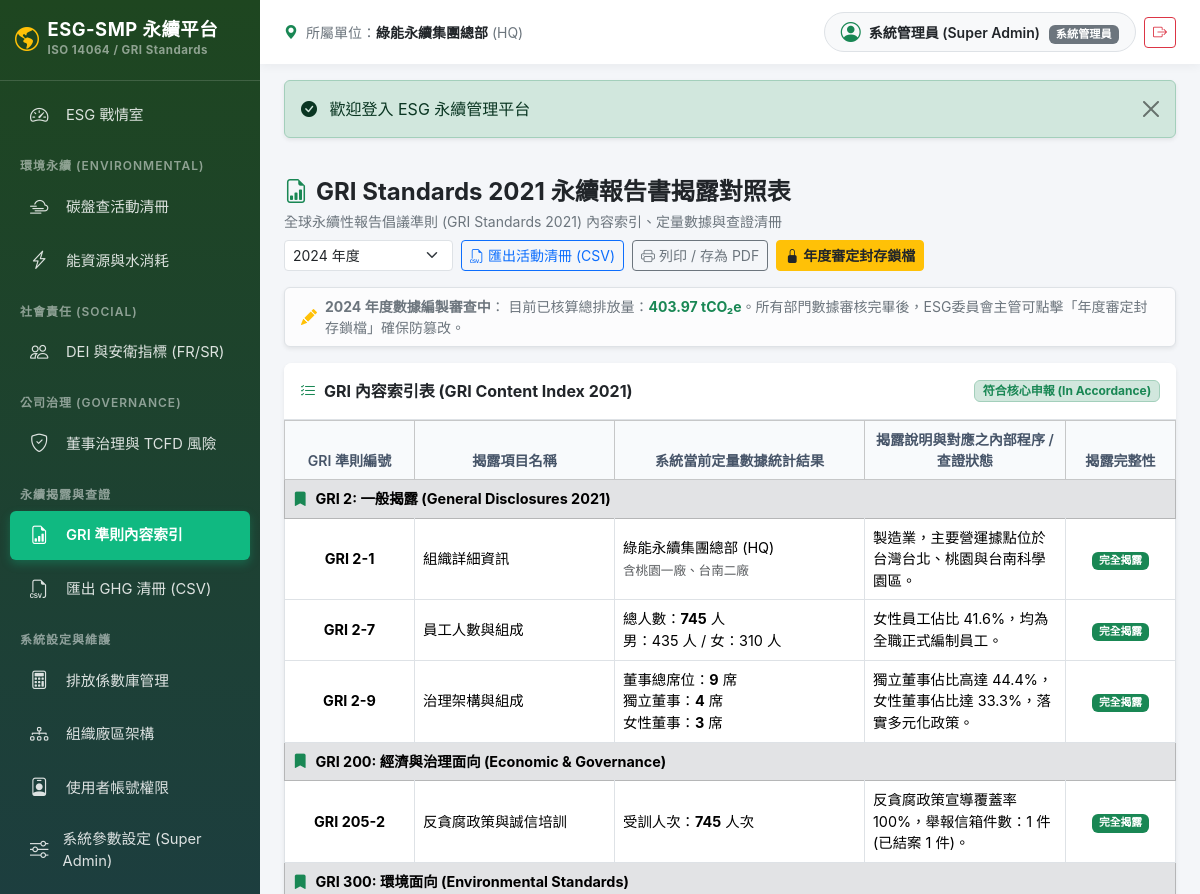
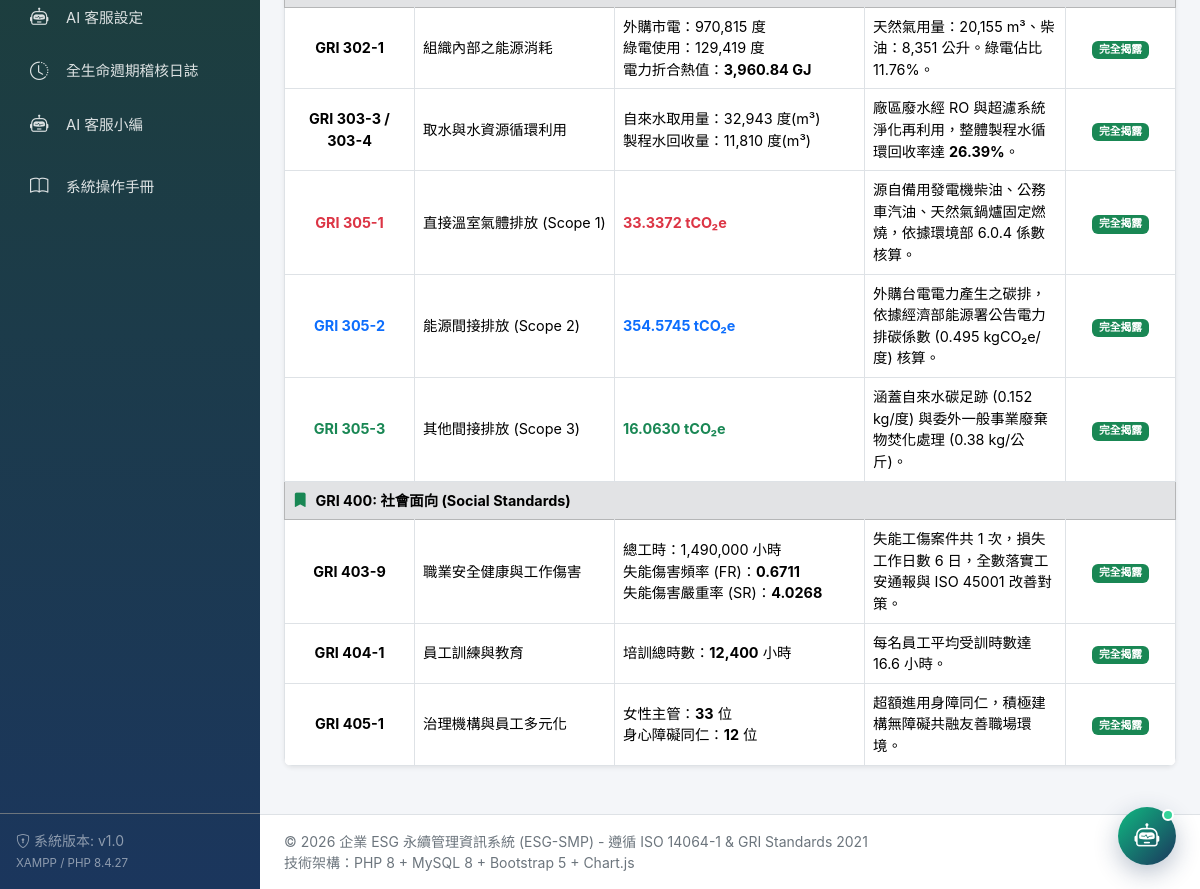
The page /index.php?route=report_gri (signed in) on the database its author committed (2 pictures, top to bottom).
### tables this page shows
CREATE TABLE `esg_governance_metrics` (
  `id` int(10) unsigned NOT NULL AUTO_INCREMENT,
  `period_year` smallint(6) NOT NULL COMMENT '統計年度',
  `board_seats_total` tinyint(3) unsigned NOT NULL DEFAULT 0 COMMENT '董事會總席位',
  `independent_directors` tinyint(3) unsigned NOT NULL DEFAULT 0 COMMENT '獨立董事席位',
  `female_directors` tinyint(3) unsigned NOT NULL DEFAULT 0 COMMENT '女性董事席位',
  `board_meetings_count` tinyint(3) unsigned NOT NULL DEFAULT 0 COMMENT '董事會開會次數',
  `board_attendance_rate` decimal(5,2) NOT NULL DEFAULT 0.00 COMMENT '董事平均出席率 (%)',
  `ethics_train_headcount` int(10) unsigned NOT NULL DEFAULT 0 COMMENT '誠信經營受訓人次',
  `whistleblower_cases` int(10) unsigned NOT NULL DEFAULT 0 COMMENT '舉報信箱受理件數',
  `whistleblower_closed` int(10) unsigned NOT NULL DEFAULT 0 COMMENT '舉報案件結案數',
  `cyber_incidents_count` int(10) unsigned NOT NULL DEFAULT 0 COMMENT '重大資安事件數',
  `legal_penalty_count` int(10) unsigned NOT NULL DEFAULT 0 COMMENT '重大環保/勞動裁罰件數',
  `legal_penalty_amount` decimal(14,2) NOT NULL DEFAULT 0.00 COMMENT '罰鍰總金額 (NTD)',
  `created_at` datetime NOT NULL DEFAULT current_timestamp(),
  PRIMARY KEY (`id`),
  UNIQUE KEY `period_year` (`period_year`)
);

### views/reports/gri.php (the view, shortened to what the rows shown need)
<?php
require __DIR__ . '/../layout/header.php';
$totalElecKwh = ((float)($ew['total_grid'] ?? 0)) + ((float)($ew['total_green'] ?? 0));
$totalElecGj = round($totalElecKwh * 0.0036, 2);
?>
<div class="d-flex justify-content-between align-items-center mb-3 flex-wrap gap-2">
    <div>
        <h4 class="fw-bold mb-1 text-dark">
            <i class="bi bi-file-earmark-bar-graph text-success me-2"></i>GRI Standards 2021 永續報告書揭露對照表
        </h4>
        <div class="text-secondary small">
            全球永續性報告倡議準則 (GRI Standards 2021) 內容索引、定量數據與查證清冊
        </div>
    </div>
    <div class="d-flex align-items-center gap-2">
        <form method="GET" action="index.php" class="d-flex align-items-center gap-1">
            <select name="year" class="form-select form-select-sm" onchange="this.form.submit()">
                <option value="2024" <?= $year == 2024 ? 'selected' : '' ?>>2024 年度</option>
            </select>
        </form>
        <a href="index.php?route=report_export&year=<?= $year ?>" class="btn btn-outline-primary btn-sm">
            <i class="bi bi-filetype-csv me-1"></i>匯出活動清冊 (CSV)
        </a>
        <button onclick="window.print()" class="btn btn-outline-secondary btn-sm no-print">
            <i class="bi bi-printer me-1"></i>列印 / 存為 PDF
        </button>
        <?php if (!$isYearLocked && Auth::hasRole(['admin', 'esg_lead'])): ?>
            <form method="POST" action="index.php?route=report_lock" class="d-inline" onsubmit="return confirm('確定將 <?= $year ?> 年度全集團碳盤查與 ESG 數據封存鎖檔？鎖檔後基層將無法隨意竄改數據！')">
                <button type="submit" class="btn btn-warning btn-sm text-dark fw-semibold">
                    <i class="bi bi-lock-fill me-1"></i>年度審定封存鎖檔
                </button>
            </form>
        <?php endif; ?>
    </div>
</div>
<?php if ($isYearLocked): ?>
    <div class="alert alert-info border-info d-flex align-items-center shadow-sm py-2 mb-3">
        <i class="bi bi-shield-fill-check fs-4 text-primary me-2"></i>
        <div>
            <strong><?= $year ?> 年度已完成全盤審定與資料庫防篡改封存鎖檔 (Locked)</strong>
            <span class="text-secondary small ms-2">符合第三方查證 (ISO 14064-1 & GRI) 確信存證標準，全盤數據受不可竄改保護。</span>
        </div>
    </div>
<?php else: ?>
    <div class="alert alert-light border d-flex align-items-center shadow-sm py-2 mb-3">
        <i class="bi bi-pencil-fill text-warning me-2"></i>
        <div class="small text-secondary">
            <strong><?= $year ?> 年度數據編製審查中</strong>：
            目前已核算總排放量：<strong class="text-success"><?= number_format($ghgSummary['total_emissions'], 2) ?> tCO₂e</strong>。所有部門數據審核完畢後，ESG委員會主管可點擊「年度審定封存鎖檔」確保防篡改。
        </div>
    </div>
<?php endif; ?>
<div class="card border-0 shadow-sm rounded-3 overflow-hidden mb-4">
    <div class="card-header bg-white py-3 border-bottom d-flex justify-content-between align-items-center">
        <span class="fw-bold text-dark">
            <i class="bi bi-list-check text-success me-2"></i>GRI 內容索引表 (GRI Content Index 2021)
        </span>
        <span class="badge bg-success-subtle text-success border border-success-subtle">
            符合核心申報 (In Accordance)
        </span>
    </div>
    <div class="table-responsive">
        <table class="table table-bordered table-hover align-middle mb-0">
            <thead class="table-light">
                <tr class="text-center">
                    <th style="width: 130px;">GRI 準則編號</th>
                    <th style="width: 200px;">揭露項目名稱</th>
                    <th style="width: 250px;">系統當前定量數據統計結果</th>
                    <th>揭露說明與對應之內部程序 / 查證狀態</th>
                    <th style="width: 110px;">揭露完整性</th>
                </tr>
            </thead>
            <tbody>
                <tr class="table-secondary fw-bold">
                    <td colspan="5"><i class="bi bi-bookmark-fill text-success me-2"></i>GRI 2: 一般揭露 (General Disclosures 2021)</td>
                </tr>
                <tr>
                    <td class="text-center fw-bold">GRI 2-1</td>
                    <td>組織詳細資訊</td>
                    <td>綠能永續集團總部 (HQ)<br><small class="text-muted">含桃園一廠、台南二廠</small></td>
                    <td class="small">製造業，主要營運據點位於台灣台北、桃園與台南科學園區。</td>
                    <td class="text-center"><span class="badge bg-success">完全揭露</span></td>
                </tr>
                <tr>
                    <td class="text-center fw-bold">GRI 2-7</td>
                    <td>員工人數與組成</td>
                    <td>
                        總人數：<strong><?= $totalEmp ?></strong> 人<br>
                        男：<?= (int)($soc['male'] ?? 0) ?> 人 / 女：<?= (int)($soc['female'] ?? 0) ?> 人
                    </td>
                    <td class="small">女性員工佔比 <?= $femaleRatio ?>%，均為全職正式編制員工。</td>
                    <td class="text-center"><span class="badge bg-success">完全揭露</span></td>
                </tr>
                <tr>
                    <td class="text-center fw-bold">GRI 2-9</td>
                    <td>治理架構與組成</td>
                    <td>
                        董事總席位：<strong><?= $gov['board_seats_total'] ?? 9 ?></strong> 席<br>
                        獨立董事：<strong><?= $gov['independent_directors'] ?? 4 ?></strong> 席<br>
                        女性董事：<strong><?= $gov['female_directors'] ?? 3 ?></strong> 席
                    </td>
                    <td class="small">獨立董事佔比高達 <?= $gov['board_seats_total'] ? round(((int)$gov['independent_directors'] / (int)$gov['board_seats_total']) * 100, 1) : 0 ?>%，女性董事佔比達 33.3%，落實多元化政策。</td>
                    <td class="text-center"><span class="badge bg-success">完全揭露</span></td>
                </tr>
                <tr class="table-secondary fw-bold">
                    <td colspan="5"><i class="bi bi-bookmark-fill text-success me-2"></i>GRI 200: 經濟與治理面向 (Economic & Governance)</td>
                </tr>
                <tr>
                    <td class="text-center fw-bold">GRI 205-2</td>
                    <td>反貪腐政策與誠信培訓</td>
                    <td>受訓人次：<strong><?= number_format($gov['ethics_train_headcount'] ?? 0) ?></strong> 人次</td>
                    <td class="small">反貪腐政策宣導覆蓋率 100%，舉報信箱件數：<?= $gov['whistleblower_cases'] ?? 0 ?> 件 (已結案 <?= $gov['whistleblower_closed'] ?? 0 ?> 件)。</td>
                    <td class="text-center"><span class="badge bg-success">完全揭露</span></td>
                </tr>
                <tr class="table-secondary fw-bold">
                    <td colspan="5"><i class="bi bi-bookmark-fill text-success me-2"></i>GRI 300: 環境面向 (Environmental Standards)</td>
                </tr>
                <tr>
                    <td class="text-center fw-bold">GRI 302-1</td>
                    <td>組織內部之能源消耗</td>
                    <td>
                        外購市電：<?= number_format((float)($ew['total_grid'] ?? 0)) ?> 度<br>
                        綠電使用：<?= number_format((float)($ew['total_green'] ?? 0)) ?> 度<br>
                        電力折合熱值：<strong><?= number_format($totalElecGj, 2) ?> GJ</strong>
                    </td>
                    <td class="small">天然氣用量：<?= number_format((float)($ew['total_gas'] ?? 0)) ?> m³、柴油：<?= number_format((float)($ew['total_diesel'] ?? 0)) ?> 公升。綠電佔比 <?= $ghgSummary['energy_water']['green_ratio'] ?>%。</td>
                    <td class="text-center"><span class="badge bg-success">完全揭露</span></td>
                </tr>
                <tr>
                    <td class="text-center fw-bold">GRI 303-3 / 303-4</td>
                    <td>取水與水資源循環利用</td>
                    <td>
                        自來水取用量：<?= number_format((float)($ew['total_tap'] ?? 0)) ?> 度(m³)<br>
                        製程水回收量：<?= number_format((float)($ew['total_recycle'] ?? 0)) ?> 度(m³)
                    </td>
                    <td class="small">廠區廢水經 RO 與超濾系統淨化再利用，整體製程水循環回收率達 <strong><?= $ghgSummary['energy_water']['recycle_ratio'] ?>%</strong>。</td>
                    <td class="text-center"><span class="badge bg-success">完全揭露</span></td>
                </tr>
                <tr>
                    <td class="text-center fw-bold text-danger">GRI 305-1</td>
                    <td>直接溫室氣體排放 (Scope 1)</td>
                    <td class="text-danger fw-bold">
                        <?= number_format($ghgSummary['scopes']['Scope1'], 4) ?> tCO₂e
                    </td>
                    <td class="small">源自備用發電機柴油、公務車汽油、天然氣鍋爐固定燃燒，依據環境部 6.0.4 係數核算。</td>
                    <td class="text-center"><span class="badge bg-success">完全揭露</span></td>
                </tr>
                <tr>
                    <td class="text-center fw-bold text-primary">GRI 305-2</td>
                    <td>能源間接排放 (Scope 2)</td>
                    <td class="text-primary fw-bold">
                        <?= number_format($ghgSummary['scopes']['Scope2'], 4) ?> tCO₂e
                    </td>
                    <td class="small">外購台電電力產生之碳排，依據經濟部能源署公告電力排碳係數 (0.495 kgCO₂e/度) 核算。</td>
                    <td class="text-center"><span class="badge bg-success">完全揭露</span></td>
                </tr>
                <tr>
                    <td class="text-center fw-bold text-success">GRI 305-3</td>
                    <td>其他間接排放 (Scope 3)</td>
                    <td class="text-success fw-bold">
                        <?= number_format($ghgSummary['scopes']['Scope3'], 4) ?> tCO₂e
                    </td>
                    <td class="small">涵蓋自來水碳足跡 (0.152 kg/度) 與委外一般事業廢棄物焚化處理 (0.38 kg/公斤)。</td>
                    <td class="text-center"><span class="badge bg-success">完全揭露</span></td>
                </tr>
                <tr class="table-secondary fw-bold">
                    <td colspan="5"><i class="bi bi-bookmark-fill text-success me-2"></i>GRI 400: 社會面向 (Social Standards)</td>
                </tr>
                <tr>
                    <td class="text-center fw-bold">GRI 403-9</td>
                    <td>職業安全健康與工作傷害</td>
                    <td>
                        總工時：<?= number_format($totalHours) ?> 小時<br>
                        失能傷害頻率 (FR)：<strong><?= $overallFr ?></strong><br>
                        失能傷害嚴重率 (SR)：<strong><?= $overallSr ?></strong>
                    </td>
                    <td class="small">失能工傷案件共 <?= (int)($soc['injuries'] ?? 0) ?> 次，損失工作日數 <?= (int)($soc['lost_days'] ?? 0) ?> 日，全數落實工安通報與 ISO 45001 改善對策。</td>
                    <td class="text-center"><span class="badge bg-success">完全揭露</span></td>
                </tr>
                <tr>
                    <td class="text-center fw-bold">GRI 404-1</td>
                    <td>員工訓練與教育</td>
                    <td>培訓總時數：<strong><?= number_format((float)($soc['training'] ?? 0)) ?></strong> 小時</td>
                    <td class="small">每名員工平均受訓時數達 <?= $totalEmp > 0 ? round((float)($soc['training'] ?? 0) / $totalEmp, 1) : 0 ?> 小時。</td>
                    <td class="text-center"><span class="badge bg-success">完全揭露</span></td>
                </tr>
                <tr>
                    <td class="text-center fw-bold">GRI 405-1</td>
                    <td>治理機構與員工多元化</td>
                    <td>
                        女性主管：<strong><?= (int)($soc['female_mgr'] ?? 0) ?></strong> 位<br>
                        身心障礙同仁：<strong><?= (int)($soc['disabled'] ?? 0) ?></strong> 位
                    </td>
                    <td class="small">超額進用身障同仁，積極建構無障礙共融友善職場環境。</td>
                    <td class="text-center"><span class="badge bg-success">完全揭露</span></td>
                </tr>
            </tbody>
        </table>
    </div>
</div>
<?php require __DIR__ . '/../layout/footer.php'; ?>

### rows shown on the page
esg_governance_metrics: board_seats_total "9", independent_directors "4", female_directors "3", ((int)$gov['independent_directors'] / (int)$gov['board_seats_total']) * 100 "44.4", ethics_train_headcount "745", whistleblower_cases "1", whistleblower_closed "1"

### other values the page prints
APP_VERSION "v1.0"
PHP_VERSION "8.4.27"
$user['unit_name'] "綠能永續集團總部"
$user['unit_code'] "HQ"
$user['full_name'] "系統管理員 (Super Admin)"
$user['role_name'] "系統管理員"
$flash['message'] "歡迎登入 ESG 永續管理平台"
$year "2024"
$ghgSummary['total_emissions'] "403.97"
$totalEmp "745"
$soc['male'] "435"
$soc['female'] "310"
$femaleRatio "41.6"
$ew['total_grid'] "970,815"
$ew['total_green'] "129,419"
